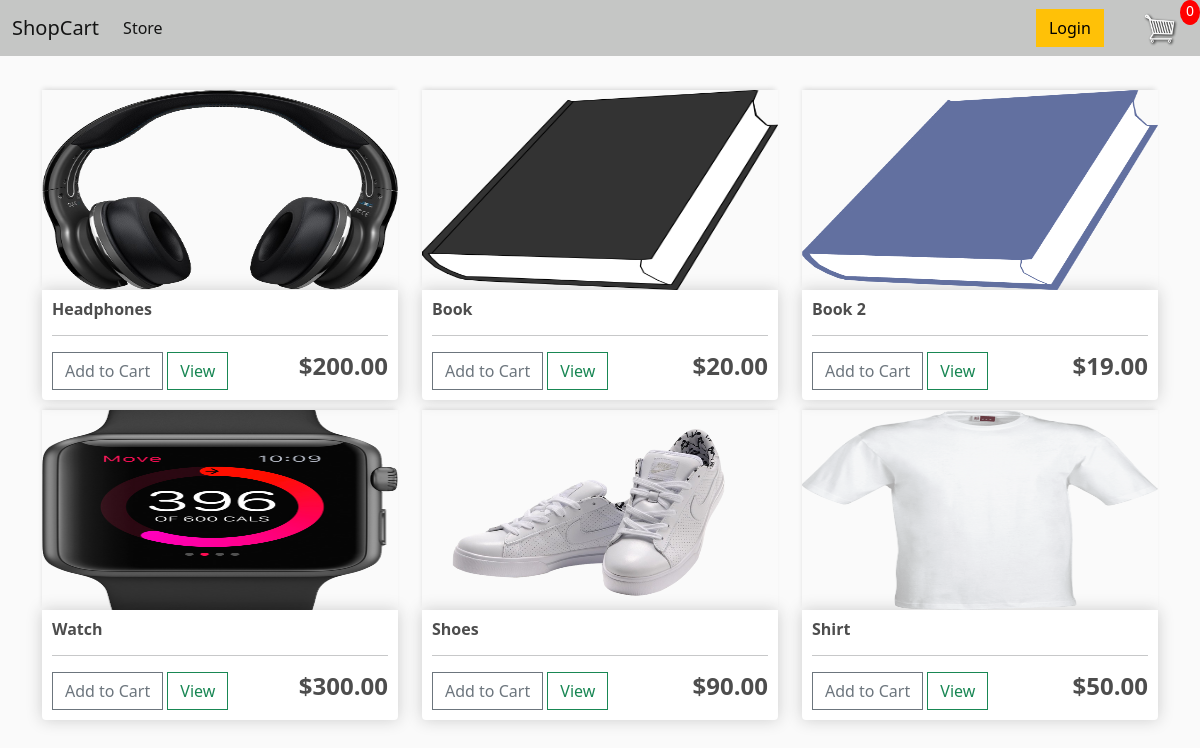
The page / on the database its author committed.
### store/models.py (models this page shows, shortened)
class Product(models.Model):
    name = models.CharField(max_length =200, null = True)
    price = models.FloatField()
    digital = models.BooleanField(default=False, null = True, blank = False)
    image = models.ImageField(null=True, blank=True)
    @property
    def imageURL(self):
        try:
            url=self.image.url
        except:
            url = ''
        return url

### store/views.py (the view)
# urls.py: path('', include('store.urls'))
def store(request):
	products = Product.objects.all()
	context = {'products':products}
	return render(request, 'store/store.html', context)

### store/templates/store/store.html
{% extends 'store/main.html' %}
{% load static %}
{% block content %}
{% load static %}
<div class="row">
    {% for product in products %}
    <div class="col-lg-4">
        <img class="thumbnail" src="{{product.imageURL}}">
        <div class="box-element product">
            <h6><strong>{{product.name}}</strong></h6>
            <hr>
            <button  data-product = {{product.id}} data-action="add"
            class="btn btn-outline-secondary add-btn update-cart">Add to Cart</button>
            <a class="btn btn-outline-success" href="#">View</a>
            <h4 style="display: inline-block; float: right"><strong>
                ${{product.price|floatformat:2}}</strong></h4>
        </div>
    </div>
    {% endfor %}
</div>
{% endblock content %}

### store/templates/store/main.html (shortened to what this page needs)
<!DOCTYPE html>
{% load static %}
<html>
<head>
	<link href="https://cdn.jsdelivr.net/npm/bootstrap@5.2.0-beta1/dist/css/bootstrap.min.css" rel="stylesheet">
	<link rel="stylesheet" type="text/css" href="{% static 'css/main.css' %}">
</head>
<body>
    <nav class="navbar navbar-expand-lg bg-dark">
        <div class="container-fluid">
          <a class="navbar-brand" href="{% url 'store' %}">ShopCart</a>
          <div class="collapse navbar-collapse" id="navbarSupportedContent">
            <ul class="navbar-nav me-auto mb-2 mb-lg-0">
              <li class="nav-item">
                <a class="nav-link active" aria-current="page" href="{% url 'store' %}">Store</a>
              </li>
            </ul>
            <div class="form-inline my-2 my-lg-0">
                <a href="#"class="btn btn-warning">Login</a>
                <a href="{% url 'cart' %}">
                   <img  id="cart-icon" src="{% static 'images/6+cart.png' %}">
               </a>
               <p id="cart-total">0</p>
            </div>
        </div>
      </nav>
         <div class="container">
                <br>
                {% block content %}
                {% endblock content %}
         </div>
</body>
</html>

### static/css/main.css (style rules this page uses)
body { background-color: hsl(0, 0%, 98%); }
h1,h2,h3,h4,h5,h6 { color:hsl(0, 0%, 30%); }
.box-element { box-shadow:hsl(0, 0%, 80%) 0 0 16px; background-color: #fff; border-radius: 4px; padding: 10px; }
.thumbnail { width: 100%; height: 200px; -webkit-box-shadow: -1px -3px 5px -2px rgba(214,214,214,1); -moz-box-shadow: -1px -3px 5px -2px rgba(214,214,214,1); box-shadow: -1px -3px 5px -2px rgba(214,214,214,1); }
.product { border-radius: 0 0 4px 4px; }
.bg-dark { background-color: #C5C6C5!important; }
#cart-icon { width:35px; position: relative; top:0; right:10px; display: inline-block; margin-left: 45px; }
#cart-total { position: absolute; top:0; right:0; display: block; text-align: center; color:#fff; background-color: red; width: 20px; height: 25px; border-radius: 50%; font-size: 14px; }
.col-lg-4, .col-lg-6, .col-lg-8, .col-lg-12 { margin-top: 10px; }
.btn { border-radius: 0; }

### rows shown on the page
Product: imageURL (picture), name "Headphones", price "200.00"
Product: imageURL (picture), name "Book", price "20.00"
Product: imageURL (picture), name "Book 2", price "19.00"
Product: imageURL (picture), name "Watch", price "300.00"
Product: imageURL (picture), name "Shoes", price "90.00"
Product: imageURL (picture), name "Shirt", price "50.00"
